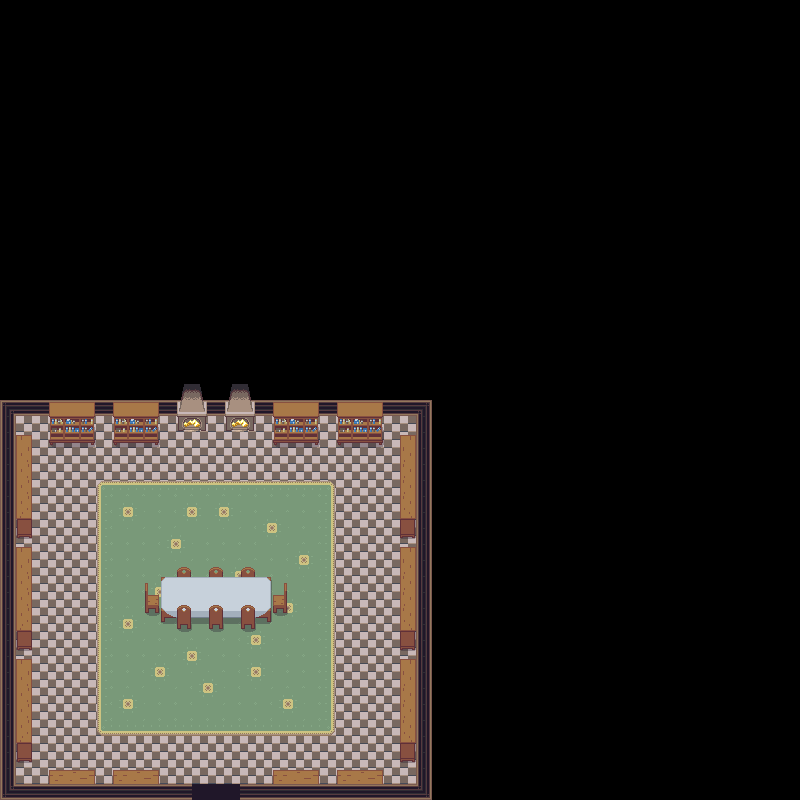

This game map was drawn from its Tiled (.tmx) file and the tilesets committed beside it. A one-line description and the trimmed map source follow:
An orthogonal 50x50 tile map with 16x16 px tiles, 8 tile layers (terreno, TAPPETO, mura, porta, ...).

<map version="1.10" tiledversion="1.12.1" orientation="orthogonal" renderorder="right-down" width="50" height="50" tilewidth="16" tileheight="16" infinite="0" nextlayerid="9" nextobjectid="1">
 <tileset firstgid="1" source="oggertti_home1.tsx" />
 <layer id="1" name="terreno" width="50" height="50">
  <data>[2500 cells, 575 non-empty, 1 distinct tile ids]</data>
 </layer>
 <layer id="8" name="TAPPETO" width="50" height="50">
  <data>[2500 cells, 240 non-empty, 13 distinct tile ids]</data>
 </layer>
 <layer id="2" name="mura" width="50" height="50">
  <data>[2500 cells, 97 non-empty, 6 distinct tile ids]</data>
 </layer>
 <layer id="3" name="porta" width="50" height="50">
  <data>[2500 cells, 3 non-empty, 1 distinct tile ids]</data>
 </layer>
 <layer id="4" name="oggetti" width="50" height="50">
  <data>[2500 cells, 102 non-empty, 26 distinct tile ids]</data>
 </layer>
 <layer id="7" name="sedie2" width="50" height="50">
  <data>[2500 cells, 9 non-empty, 3 distinct tile ids]</data>
 </layer>
 <layer id="5" name="tavolo" width="50" height="50">
  <data>[2500 cells, 21 non-empty, 9 distinct tile ids]</data>
 </layer>
 <layer id="6" name="sedie" width="50" height="50">
  <data>[2500 cells, 15 non-empty, 9 distinct tile ids]</data>
 </layer>
</map>
